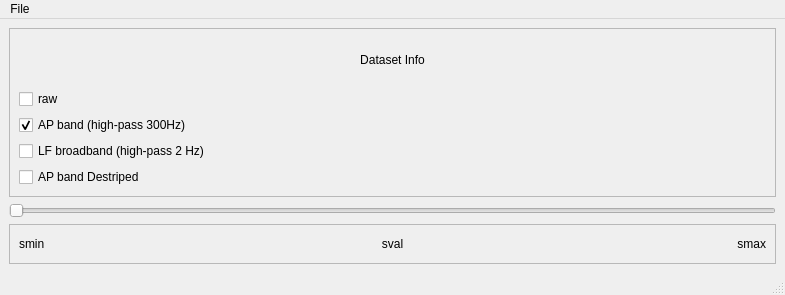
<?xml version="1.0" encoding="UTF-8"?>
<ui version="4.0">
 <class>MainWindow</class>
 <widget class="QMainWindow" name="MainWindow">
  <property name="enabled">
   <bool>true</bool>
  </property>
  <property name="geometry">
   <rect>
    <x>0</x>
    <y>0</y>
    <width>785</width>
    <height>295</height>
   </rect>
  </property>
  <property name="windowTitle">
   <string>Ephys Bin Viewer</string>
  </property>
  <widget class="QWidget" name="centralwidget">
   <layout class="QGridLayout" name="gridLayout">
    <item row="4" column="0">
     <widget class="QSlider" name="horizontalSlider">
      <property name="enabled">
       <bool>false</bool>
      </property>
      <property name="orientation">
       <enum>Qt::Horizontal</enum>
      </property>
     </widget>
    </item>
    <item row="0" column="0">
     <widget class="QFrame" name="frame">
      <property name="frameShape">
       <enum>QFrame::StyledPanel</enum>
      </property>
      <property name="frameShadow">
       <enum>QFrame::Raised</enum>
      </property>
      <layout class="QVBoxLayout" name="verticalLayout">
       <item>
        <widget class="QLabel" name="label">
         <property name="text">
          <string>Dataset Info</string>
         </property>
         <property name="alignment">
          <set>Qt::AlignCenter</set>
         </property>
         <property name="textInteractionFlags">
          <set>Qt::LinksAccessibleByMouse|Qt::TextSelectableByMouse</set>
         </property>
        </widget>
       </item>
       <item>
        <widget class="QCheckBox" name="cb_raw_ap">
         <property name="text">
          <string>raw</string>
         </property>
        </widget>
       </item>
       <item>
        <widget class="QCheckBox" name="cb_butterworth_ap">
         <property name="text">
          <string>AP band (high-pass 300Hz)</string>
         </property>
         <property name="checked">
          <bool>true</bool>
         </property>
        </widget>
       </item>
       <item>
        <widget class="QCheckBox" name="cb_butterworth_lf">
         <property name="text">
          <string>LF broadband (high-pass 2 Hz)</string>
         </property>
        </widget>
       </item>
       <item>
        <widget class="QCheckBox" name="cb_destripe_ap">
         <property name="enabled">
          <bool>true</bool>
         </property>
         <property name="text">
          <string>AP band Destriped</string>
         </property>
         <property name="checked">
          <bool>false</bool>
         </property>
        </widget>
       </item>
      </layout>
     </widget>
    </item>
    <item row="5" column="0">
     <widget class="QFrame" name="frame_2">
      <property name="maximumSize">
       <size>
        <width>16777215</width>
        <height>40</height>
       </size>
      </property>
      <property name="frameShape">
       <enum>QFrame::StyledPanel</enum>
      </property>
      <property name="frameShadow">
       <enum>QFrame::Raised</enum>
      </property>
      <layout class="QHBoxLayout" name="horizontalLayout">
       <item>
        <widget class="QLabel" name="label_smin">
         <property name="text">
          <string>smin</string>
         </property>
        </widget>
       </item>
       <item>
        <widget class="QLabel" name="label_sval">
         <property name="text">
          <string>sval</string>
         </property>
         <property name="alignment">
          <set>Qt::AlignCenter</set>
         </property>
        </widget>
       </item>
       <item>
        <widget class="QLabel" name="label_smax">
         <property name="text">
          <string>smax</string>
         </property>
         <property name="alignment">
          <set>Qt::AlignRight|Qt::AlignTrailing|Qt::AlignVCenter</set>
         </property>
        </widget>
       </item>
      </layout>
     </widget>
    </item>
   </layout>
  </widget>
  <widget class="QMenuBar" name="menubar">
   <property name="geometry">
    <rect>
     <x>0</x>
     <y>0</y>
     <width>785</width>
     <height>21</height>
    </rect>
   </property>
   <widget class="QMenu" name="menuFile">
    <property name="title">
     <string>File</string>
    </property>
    <addaction name="actionopen"/>
    <addaction name="actionopen_live_recording"/>
   </widget>
   <addaction name="menuFile"/>
  </widget>
  <widget class="QStatusBar" name="statusbar"/>
  <action name="actionopen">
   <property name="text">
    <string>open</string>
   </property>
  </action>
  <action name="actionopen_live_recording">
   <property name="text">
    <string>open live recording</string>
   </property>
  </action>
 </widget>
 <resources/>
 <connections/>
</ui>
